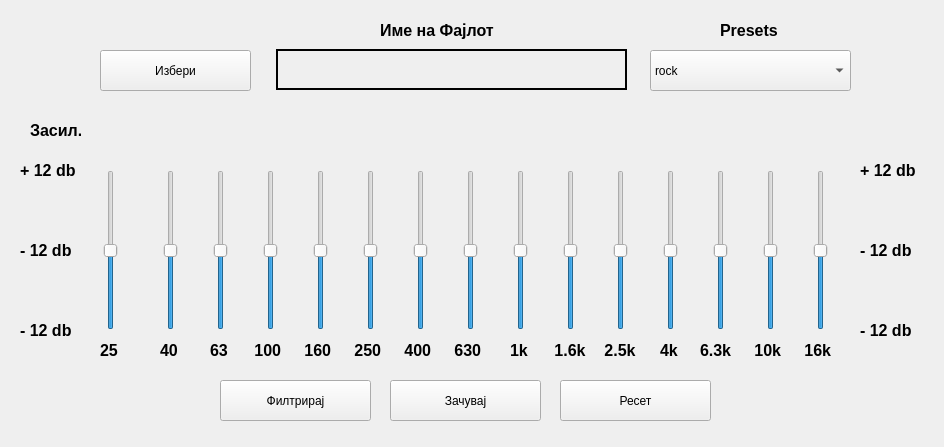
<?xml version="1.0" encoding="UTF-8"?>
<ui version="4.0">
 <class>Form</class>
 <widget class="QWidget" name="Form">
  <property name="geometry">
   <rect>
    <x>0</x>
    <y>0</y>
    <width>944</width>
    <height>447</height>
   </rect>
  </property>
  <property name="windowTitle">
   <string>Form</string>
  </property>
  <widget class="QSlider" name="slider_25">
   <property name="geometry">
    <rect>
     <x>100</x>
     <y>170</y>
     <width>22</width>
     <height>160</height>
    </rect>
   </property>
   <property name="minimum">
    <number>-12</number>
   </property>
   <property name="maximum">
    <number>12</number>
   </property>
   <property name="orientation">
    <enum>Qt::Vertical</enum>
   </property>
  </widget>
  <widget class="QSlider" name="slider_40">
   <property name="geometry">
    <rect>
     <x>160</x>
     <y>170</y>
     <width>22</width>
     <height>160</height>
    </rect>
   </property>
   <property name="minimum">
    <number>-12</number>
   </property>
   <property name="maximum">
    <number>12</number>
   </property>
   <property name="orientation">
    <enum>Qt::Vertical</enum>
   </property>
  </widget>
  <widget class="QSlider" name="slider_63">
   <property name="geometry">
    <rect>
     <x>210</x>
     <y>170</y>
     <width>22</width>
     <height>160</height>
    </rect>
   </property>
   <property name="minimum">
    <number>-12</number>
   </property>
   <property name="maximum">
    <number>12</number>
   </property>
   <property name="orientation">
    <enum>Qt::Vertical</enum>
   </property>
  </widget>
  <widget class="QSlider" name="slider_100">
   <property name="geometry">
    <rect>
     <x>260</x>
     <y>170</y>
     <width>22</width>
     <height>160</height>
    </rect>
   </property>
   <property name="minimum">
    <number>-12</number>
   </property>
   <property name="maximum">
    <number>12</number>
   </property>
   <property name="orientation">
    <enum>Qt::Vertical</enum>
   </property>
  </widget>
  <widget class="QSlider" name="slider_160">
   <property name="geometry">
    <rect>
     <x>310</x>
     <y>170</y>
     <width>22</width>
     <height>160</height>
    </rect>
   </property>
   <property name="minimum">
    <number>-12</number>
   </property>
   <property name="maximum">
    <number>12</number>
   </property>
   <property name="orientation">
    <enum>Qt::Vertical</enum>
   </property>
  </widget>
  <widget class="QSlider" name="slider_630">
   <property name="geometry">
    <rect>
     <x>460</x>
     <y>170</y>
     <width>22</width>
     <height>160</height>
    </rect>
   </property>
   <property name="minimum">
    <number>-12</number>
   </property>
   <property name="maximum">
    <number>12</number>
   </property>
   <property name="orientation">
    <enum>Qt::Vertical</enum>
   </property>
  </widget>
  <widget class="QSlider" name="slider_250">
   <property name="geometry">
    <rect>
     <x>360</x>
     <y>170</y>
     <width>22</width>
     <height>160</height>
    </rect>
   </property>
   <property name="minimum">
    <number>-12</number>
   </property>
   <property name="maximum">
    <number>12</number>
   </property>
   <property name="orientation">
    <enum>Qt::Vertical</enum>
   </property>
  </widget>
  <widget class="QSlider" name="slider_400">
   <property name="geometry">
    <rect>
     <x>410</x>
     <y>170</y>
     <width>22</width>
     <height>160</height>
    </rect>
   </property>
   <property name="minimum">
    <number>-12</number>
   </property>
   <property name="maximum">
    <number>12</number>
   </property>
   <property name="orientation">
    <enum>Qt::Vertical</enum>
   </property>
  </widget>
  <widget class="QSlider" name="slider_1k">
   <property name="geometry">
    <rect>
     <x>510</x>
     <y>170</y>
     <width>22</width>
     <height>160</height>
    </rect>
   </property>
   <property name="minimum">
    <number>-12</number>
   </property>
   <property name="maximum">
    <number>12</number>
   </property>
   <property name="orientation">
    <enum>Qt::Vertical</enum>
   </property>
  </widget>
  <widget class="QSlider" name="slider_4k">
   <property name="geometry">
    <rect>
     <x>660</x>
     <y>170</y>
     <width>22</width>
     <height>160</height>
    </rect>
   </property>
   <property name="minimum">
    <number>-12</number>
   </property>
   <property name="maximum">
    <number>12</number>
   </property>
   <property name="orientation">
    <enum>Qt::Vertical</enum>
   </property>
  </widget>
  <widget class="QSlider" name="slider_1k6">
   <property name="geometry">
    <rect>
     <x>560</x>
     <y>170</y>
     <width>22</width>
     <height>160</height>
    </rect>
   </property>
   <property name="minimum">
    <number>-12</number>
   </property>
   <property name="maximum">
    <number>12</number>
   </property>
   <property name="orientation">
    <enum>Qt::Vertical</enum>
   </property>
  </widget>
  <widget class="QSlider" name="slider_2k5">
   <property name="geometry">
    <rect>
     <x>610</x>
     <y>170</y>
     <width>22</width>
     <height>160</height>
    </rect>
   </property>
   <property name="minimum">
    <number>-12</number>
   </property>
   <property name="maximum">
    <number>12</number>
   </property>
   <property name="orientation">
    <enum>Qt::Vertical</enum>
   </property>
  </widget>
  <widget class="QSlider" name="slider_6k3">
   <property name="geometry">
    <rect>
     <x>710</x>
     <y>170</y>
     <width>22</width>
     <height>160</height>
    </rect>
   </property>
   <property name="minimum">
    <number>-12</number>
   </property>
   <property name="maximum">
    <number>12</number>
   </property>
   <property name="orientation">
    <enum>Qt::Vertical</enum>
   </property>
  </widget>
  <widget class="QSlider" name="slider_10k">
   <property name="geometry">
    <rect>
     <x>760</x>
     <y>170</y>
     <width>22</width>
     <height>160</height>
    </rect>
   </property>
   <property name="minimum">
    <number>-12</number>
   </property>
   <property name="maximum">
    <number>12</number>
   </property>
   <property name="orientation">
    <enum>Qt::Vertical</enum>
   </property>
  </widget>
  <widget class="QSlider" name="slider_16k">
   <property name="geometry">
    <rect>
     <x>810</x>
     <y>170</y>
     <width>22</width>
     <height>160</height>
    </rect>
   </property>
   <property name="minimum">
    <number>-12</number>
   </property>
   <property name="maximum">
    <number>12</number>
   </property>
   <property name="orientation">
    <enum>Qt::Vertical</enum>
   </property>
  </widget>
  <widget class="QLabel" name="label">
   <property name="geometry">
    <rect>
     <x>30</x>
     <y>110</y>
     <width>51</width>
     <height>41</height>
    </rect>
   </property>
   <property name="font">
    <font>
     <pointsize>12</pointsize>
     <weight>75</weight>
     <bold>true</bold>
    </font>
   </property>
   <property name="text">
    <string>Засил.</string>
   </property>
  </widget>
  <widget class="QLabel" name="label_3">
   <property name="geometry">
    <rect>
     <x>20</x>
     <y>310</y>
     <width>71</width>
     <height>41</height>
    </rect>
   </property>
   <property name="font">
    <font>
     <pointsize>12</pointsize>
     <weight>75</weight>
     <bold>true</bold>
    </font>
   </property>
   <property name="text">
    <string>- 12 db</string>
   </property>
  </widget>
  <widget class="QLabel" name="label_4">
   <property name="geometry">
    <rect>
     <x>20</x>
     <y>230</y>
     <width>71</width>
     <height>41</height>
    </rect>
   </property>
   <property name="font">
    <font>
     <pointsize>12</pointsize>
     <weight>75</weight>
     <bold>true</bold>
    </font>
   </property>
   <property name="text">
    <string>- 12 db</string>
   </property>
  </widget>
  <widget class="QLabel" name="label_5">
   <property name="geometry">
    <rect>
     <x>20</x>
     <y>150</y>
     <width>71</width>
     <height>41</height>
    </rect>
   </property>
   <property name="font">
    <font>
     <pointsize>12</pointsize>
     <weight>75</weight>
     <bold>true</bold>
    </font>
   </property>
   <property name="text">
    <string>+ 12 db</string>
   </property>
  </widget>
  <widget class="QPushButton" name="btn_filter">
   <property name="geometry">
    <rect>
     <x>220</x>
     <y>380</y>
     <width>151</width>
     <height>41</height>
    </rect>
   </property>
   <property name="text">
    <string>Филтрирај</string>
   </property>
  </widget>
  <widget class="QPushButton" name="btn_save">
   <property name="geometry">
    <rect>
     <x>390</x>
     <y>380</y>
     <width>151</width>
     <height>41</height>
    </rect>
   </property>
   <property name="text">
    <string>Зачувај</string>
   </property>
  </widget>
  <widget class="QPushButton" name="btn_reset">
   <property name="geometry">
    <rect>
     <x>560</x>
     <y>380</y>
     <width>151</width>
     <height>41</height>
    </rect>
   </property>
   <property name="text">
    <string>Ресет</string>
   </property>
  </widget>
  <widget class="QPushButton" name="btn_choose">
   <property name="geometry">
    <rect>
     <x>100</x>
     <y>50</y>
     <width>151</width>
     <height>41</height>
    </rect>
   </property>
   <property name="text">
    <string>Избери</string>
   </property>
  </widget>
  <widget class="QComboBox" name="dropdown_presets">
   <property name="geometry">
    <rect>
     <x>650</x>
     <y>50</y>
     <width>201</width>
     <height>41</height>
    </rect>
   </property>
   <item>
    <property name="text">
     <string>rock</string>
    </property>
   </item>
   <item>
    <property name="text">
     <string>jazz</string>
    </property>
   </item>
   <item>
    <property name="text">
     <string>blues</string>
    </property>
   </item>
   <item>
    <property name="text">
     <string>classical</string>
    </property>
   </item>
   <item>
    <property name="text">
     <string>pop</string>
    </property>
   </item>
  </widget>
  <widget class="QLabel" name="label_2">
   <property name="geometry">
    <rect>
     <x>720</x>
     <y>10</y>
     <width>91</width>
     <height>41</height>
    </rect>
   </property>
   <property name="font">
    <font>
     <pointsize>12</pointsize>
     <weight>75</weight>
     <bold>true</bold>
    </font>
   </property>
   <property name="text">
    <string>Presets</string>
   </property>
  </widget>
  <widget class="QLabel" name="label_6">
   <property name="geometry">
    <rect>
     <x>380</x>
     <y>10</y>
     <width>131</width>
     <height>41</height>
    </rect>
   </property>
   <property name="font">
    <font>
     <pointsize>12</pointsize>
     <weight>75</weight>
     <bold>true</bold>
    </font>
   </property>
   <property name="text">
    <string>Име на Фајлот</string>
   </property>
  </widget>
  <widget class="QLabel" name="label_7">
   <property name="geometry">
    <rect>
     <x>860</x>
     <y>230</y>
     <width>71</width>
     <height>41</height>
    </rect>
   </property>
   <property name="font">
    <font>
     <pointsize>12</pointsize>
     <weight>75</weight>
     <bold>true</bold>
    </font>
   </property>
   <property name="text">
    <string>- 12 db</string>
   </property>
  </widget>
  <widget class="QLabel" name="label_8">
   <property name="geometry">
    <rect>
     <x>860</x>
     <y>150</y>
     <width>71</width>
     <height>41</height>
    </rect>
   </property>
   <property name="font">
    <font>
     <pointsize>12</pointsize>
     <weight>75</weight>
     <bold>true</bold>
    </font>
   </property>
   <property name="text">
    <string>+ 12 db</string>
   </property>
  </widget>
  <widget class="QLabel" name="label_9">
   <property name="geometry">
    <rect>
     <x>860</x>
     <y>310</y>
     <width>71</width>
     <height>41</height>
    </rect>
   </property>
   <property name="font">
    <font>
     <pointsize>12</pointsize>
     <weight>75</weight>
     <bold>true</bold>
    </font>
   </property>
   <property name="text">
    <string>- 12 db</string>
   </property>
  </widget>
  <widget class="QLabel" name="label_10">
   <property name="geometry">
    <rect>
     <x>100</x>
     <y>330</y>
     <width>21</width>
     <height>41</height>
    </rect>
   </property>
   <property name="font">
    <font>
     <pointsize>12</pointsize>
     <weight>75</weight>
     <bold>true</bold>
    </font>
   </property>
   <property name="text">
    <string>25</string>
   </property>
  </widget>
  <widget class="QLabel" name="label_11">
   <property name="geometry">
    <rect>
     <x>160</x>
     <y>330</y>
     <width>21</width>
     <height>41</height>
    </rect>
   </property>
   <property name="font">
    <font>
     <pointsize>12</pointsize>
     <weight>75</weight>
     <bold>true</bold>
    </font>
   </property>
   <property name="text">
    <string>40</string>
   </property>
  </widget>
  <widget class="QLabel" name="label_12">
   <property name="geometry">
    <rect>
     <x>210</x>
     <y>330</y>
     <width>21</width>
     <height>41</height>
    </rect>
   </property>
   <property name="font">
    <font>
     <pointsize>12</pointsize>
     <weight>75</weight>
     <bold>true</bold>
    </font>
   </property>
   <property name="text">
    <string>63</string>
   </property>
  </widget>
  <widget class="QLabel" name="label_14">
   <property name="geometry">
    <rect>
     <x>250</x>
     <y>330</y>
     <width>41</width>
     <height>41</height>
    </rect>
   </property>
   <property name="font">
    <font>
     <pointsize>12</pointsize>
     <weight>75</weight>
     <bold>true</bold>
    </font>
   </property>
   <property name="text">
    <string> 100</string>
   </property>
  </widget>
  <widget class="QLabel" name="label_18">
   <property name="geometry">
    <rect>
     <x>510</x>
     <y>330</y>
     <width>21</width>
     <height>41</height>
    </rect>
   </property>
   <property name="font">
    <font>
     <pointsize>12</pointsize>
     <weight>75</weight>
     <bold>true</bold>
    </font>
   </property>
   <property name="text">
    <string>1k</string>
   </property>
  </widget>
  <widget class="QLabel" name="label_19">
   <property name="geometry">
    <rect>
     <x>550</x>
     <y>330</y>
     <width>41</width>
     <height>41</height>
    </rect>
   </property>
   <property name="font">
    <font>
     <pointsize>12</pointsize>
     <weight>75</weight>
     <bold>true</bold>
    </font>
   </property>
   <property name="text">
    <string> 1.6k</string>
   </property>
  </widget>
  <widget class="QLabel" name="label_21">
   <property name="geometry">
    <rect>
     <x>660</x>
     <y>330</y>
     <width>21</width>
     <height>41</height>
    </rect>
   </property>
   <property name="font">
    <font>
     <pointsize>12</pointsize>
     <weight>75</weight>
     <bold>true</bold>
    </font>
   </property>
   <property name="text">
    <string>4k</string>
   </property>
  </widget>
  <widget class="QLabel" name="label_22">
   <property name="geometry">
    <rect>
     <x>700</x>
     <y>330</y>
     <width>41</width>
     <height>41</height>
    </rect>
   </property>
   <property name="font">
    <font>
     <pointsize>12</pointsize>
     <weight>75</weight>
     <bold>true</bold>
    </font>
   </property>
   <property name="text">
    <string>6.3k</string>
   </property>
  </widget>
  <widget class="QLabel" name="label_23">
   <property name="geometry">
    <rect>
     <x>750</x>
     <y>330</y>
     <width>41</width>
     <height>41</height>
    </rect>
   </property>
   <property name="font">
    <font>
     <pointsize>12</pointsize>
     <weight>75</weight>
     <bold>true</bold>
    </font>
   </property>
   <property name="text">
    <string> 10k</string>
   </property>
  </widget>
  <widget class="QLabel" name="label_24">
   <property name="geometry">
    <rect>
     <x>800</x>
     <y>330</y>
     <width>41</width>
     <height>41</height>
    </rect>
   </property>
   <property name="font">
    <font>
     <pointsize>12</pointsize>
     <weight>75</weight>
     <bold>true</bold>
    </font>
   </property>
   <property name="text">
    <string> 16k</string>
   </property>
  </widget>
  <widget class="QLabel" name="label_25">
   <property name="geometry">
    <rect>
     <x>300</x>
     <y>330</y>
     <width>41</width>
     <height>41</height>
    </rect>
   </property>
   <property name="font">
    <font>
     <pointsize>12</pointsize>
     <weight>75</weight>
     <bold>true</bold>
    </font>
   </property>
   <property name="text">
    <string> 160</string>
   </property>
  </widget>
  <widget class="QLabel" name="label_26">
   <property name="geometry">
    <rect>
     <x>350</x>
     <y>330</y>
     <width>41</width>
     <height>41</height>
    </rect>
   </property>
   <property name="font">
    <font>
     <pointsize>12</pointsize>
     <weight>75</weight>
     <bold>true</bold>
    </font>
   </property>
   <property name="text">
    <string> 250</string>
   </property>
  </widget>
  <widget class="QLabel" name="label_27">
   <property name="geometry">
    <rect>
     <x>400</x>
     <y>330</y>
     <width>41</width>
     <height>41</height>
    </rect>
   </property>
   <property name="font">
    <font>
     <pointsize>12</pointsize>
     <weight>75</weight>
     <bold>true</bold>
    </font>
   </property>
   <property name="text">
    <string> 400</string>
   </property>
  </widget>
  <widget class="QLabel" name="label_28">
   <property name="geometry">
    <rect>
     <x>450</x>
     <y>330</y>
     <width>41</width>
     <height>41</height>
    </rect>
   </property>
   <property name="font">
    <font>
     <pointsize>12</pointsize>
     <weight>75</weight>
     <bold>true</bold>
    </font>
   </property>
   <property name="text">
    <string> 630</string>
   </property>
  </widget>
  <widget class="QLabel" name="label_20">
   <property name="geometry">
    <rect>
     <x>600</x>
     <y>330</y>
     <width>51</width>
     <height>41</height>
    </rect>
   </property>
   <property name="font">
    <font>
     <pointsize>12</pointsize>
     <weight>75</weight>
     <bold>true</bold>
    </font>
   </property>
   <property name="text">
    <string> 2.5k</string>
   </property>
  </widget>
  <widget class="QLabel" name="label_13">
   <property name="geometry">
    <rect>
     <x>276</x>
     <y>49</y>
     <width>351</width>
     <height>41</height>
    </rect>
   </property>
   <property name="autoFillBackground">
    <bool>true</bool>
   </property>
   <property name="frameShape">
    <enum>QFrame::WinPanel</enum>
   </property>
   <property name="text">
    <string/>
   </property>
  </widget>
 </widget>
 <resources/>
 <connections/>
</ui>
